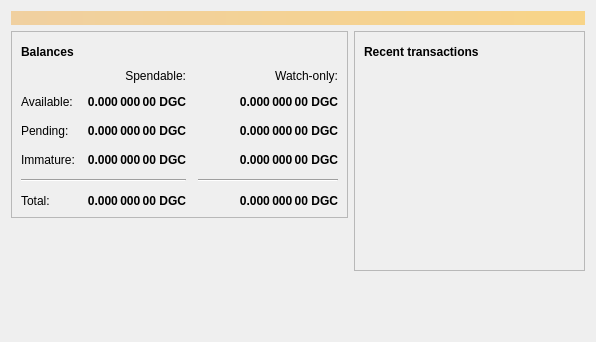
<?xml version="1.0" encoding="UTF-8"?>
<ui version="4.0">
 <class>OverviewPage</class>
 <widget class="QWidget" name="OverviewPage">
  <property name="geometry">
   <rect>
    <x>0</x>
    <y>0</y>
    <width>596</width>
    <height>342</height>
   </rect>
  </property>
  <property name="windowTitle">
   <string>Form</string>
  </property>
  <layout class="QVBoxLayout" name="topLayout">
   <item>
    <widget class="QLabel" name="labelAlerts">
     <property name="visible">
      <bool>false</bool>
     </property>
     <property name="styleSheet">
      <string notr="true">QLabel { background-color: qlineargradient(x1: 0, y1: 0, x2: 1, y2: 0, stop:0 #F0D0A0, stop:1 #F8D488); color:#000000; }</string>
     </property>
     <property name="wordWrap">
      <bool>true</bool>
     </property>
     <property name="margin">
      <number>3</number>
     </property>
     <property name="textInteractionFlags">
      <set>Qt::TextSelectableByMouse</set>
     </property>
    </widget>
   </item>
   <item>
    <layout class="QHBoxLayout" name="horizontalLayout" stretch="1,1">
     <item>
      <layout class="QVBoxLayout" name="verticalLayout_2">
       <item>
        <widget class="QFrame" name="frame">
         <property name="frameShape">
          <enum>QFrame::StyledPanel</enum>
         </property>
         <property name="frameShadow">
          <enum>QFrame::Raised</enum>
         </property>
         <layout class="QVBoxLayout" name="verticalLayout_4">
          <item>
           <layout class="QHBoxLayout" name="horizontalLayout_4">
            <item>
             <widget class="QLabel" name="label_5">
              <property name="font">
               <font>
                <weight>75</weight>
                <bold>true</bold>
               </font>
              </property>
              <property name="text">
               <string>Balances</string>
              </property>
             </widget>
            </item>
            <item>
             <widget class="QPushButton" name="labelWalletStatus">
              <property name="enabled">
               <bool>true</bool>
              </property>
              <property name="maximumSize">
               <size>
                <width>30</width>
                <height>16777215</height>
               </size>
              </property>
              <property name="toolTip">
               <string>The displayed information may be out of date. Your wallet automatically synchronizes with the Bitcoin network after a connection is established, but this process has not completed yet.</string>
              </property>
              <property name="text">
               <string/>
              </property>
              <property name="icon">
               <iconset resource="../bitcoin.qrc">
                <normaloff>:/icons/warning</normaloff>
                <disabledoff>:/icons/warning</disabledoff>:/icons/warning</iconset>
              </property>
              <property name="iconSize">
               <size>
                <width>24</width>
                <height>24</height>
               </size>
              </property>
              <property name="flat">
               <bool>true</bool>
              </property>
             </widget>
            </item>
            <item>
             <spacer name="horizontalSpacer_3">
              <property name="orientation">
               <enum>Qt::Horizontal</enum>
              </property>
              <property name="sizeHint" stdset="0">
               <size>
                <width>40</width>
                <height>20</height>
               </size>
              </property>
             </spacer>
            </item>
           </layout>
          </item>
          <item>
           <layout class="QGridLayout" name="gridLayout">
            <property name="spacing">
             <number>12</number>
            </property>
            <item row="2" column="2">
             <widget class="QLabel" name="labelWatchPending">
              <property name="font">
               <font>
                <weight>75</weight>
                <bold>true</bold>
               </font>
              </property>
              <property name="cursor">
               <cursorShape>IBeamCursor</cursorShape>
              </property>
              <property name="toolTip">
               <string>Unconfirmed transactions to watch-only addresses</string>
              </property>
              <property name="text">
               <string notr="true">0.000 000 00 DGC</string>
              </property>
              <property name="alignment">
               <set>Qt::AlignRight|Qt::AlignTrailing|Qt::AlignVCenter</set>
              </property>
              <property name="textInteractionFlags">
               <set>Qt::LinksAccessibleByMouse|Qt::TextSelectableByKeyboard|Qt::TextSelectableByMouse</set>
              </property>
             </widget>
            </item>
            <item row="2" column="1">
             <widget class="QLabel" name="labelUnconfirmed">
              <property name="font">
               <font>
                <weight>75</weight>
                <bold>true</bold>
               </font>
              </property>
              <property name="cursor">
               <cursorShape>IBeamCursor</cursorShape>
              </property>
              <property name="toolTip">
               <string>Total of transactions that have yet to be confirmed, and do not yet count toward the spendable balance</string>
              </property>
              <property name="text">
               <string notr="true">0.000 000 00 DGC</string>
              </property>
              <property name="alignment">
               <set>Qt::AlignRight|Qt::AlignTrailing|Qt::AlignVCenter</set>
              </property>
              <property name="textInteractionFlags">
               <set>Qt::LinksAccessibleByMouse|Qt::TextSelectableByKeyboard|Qt::TextSelectableByMouse</set>
              </property>
             </widget>
            </item>
            <item row="3" column="2">
             <widget class="QLabel" name="labelWatchImmature">
              <property name="font">
               <font>
                <weight>75</weight>
                <bold>true</bold>
               </font>
              </property>
              <property name="cursor">
               <cursorShape>IBeamCursor</cursorShape>
              </property>
              <property name="toolTip">
               <string>Mined balance in watch-only addresses that has not yet matured</string>
              </property>
              <property name="text">
               <string notr="true">0.000 000 00 DGC</string>
              </property>
              <property name="alignment">
               <set>Qt::AlignRight|Qt::AlignTrailing|Qt::AlignVCenter</set>
              </property>
              <property name="textInteractionFlags">
               <set>Qt::LinksAccessibleByMouse|Qt::TextSelectableByKeyboard|Qt::TextSelectableByMouse</set>
              </property>
             </widget>
            </item>
            <item row="4" column="0" colspan="2">
             <widget class="Line" name="line">
              <property name="orientation">
               <enum>Qt::Horizontal</enum>
              </property>
             </widget>
            </item>
            <item row="4" column="2">
             <widget class="Line" name="lineWatchBalance">
              <property name="sizePolicy">
               <sizepolicy hsizetype="Preferred" vsizetype="Fixed">
                <horstretch>0</horstretch>
                <verstretch>0</verstretch>
               </sizepolicy>
              </property>
              <property name="minimumSize">
               <size>
                <width>140</width>
                <height>0</height>
               </size>
              </property>
              <property name="orientation">
               <enum>Qt::Horizontal</enum>
              </property>
             </widget>
            </item>
            <item row="5" column="0">
             <widget class="QLabel" name="labelTotalText">
              <property name="text">
               <string>Total:</string>
              </property>
             </widget>
            </item>
            <item row="3" column="1">
             <widget class="QLabel" name="labelImmature">
              <property name="font">
               <font>
                <weight>75</weight>
                <bold>true</bold>
               </font>
              </property>
              <property name="cursor">
               <cursorShape>IBeamCursor</cursorShape>
              </property>
              <property name="toolTip">
               <string>Mined balance that has not yet matured</string>
              </property>
              <property name="text">
               <string notr="true">0.000 000 00 DGC</string>
              </property>
              <property name="alignment">
               <set>Qt::AlignRight|Qt::AlignTrailing|Qt::AlignVCenter</set>
              </property>
              <property name="textInteractionFlags">
               <set>Qt::LinksAccessibleByMouse|Qt::TextSelectableByKeyboard|Qt::TextSelectableByMouse</set>
              </property>
             </widget>
            </item>
            <item row="2" column="3">
             <spacer name="horizontalSpacer_2">
              <property name="orientation">
               <enum>Qt::Horizontal</enum>
              </property>
              <property name="sizeHint" stdset="0">
               <size>
                <width>40</width>
                <height>20</height>
               </size>
              </property>
             </spacer>
            </item>
            <item row="3" column="0">
             <widget class="QLabel" name="labelImmatureText">
              <property name="text">
               <string>Immature:</string>
              </property>
             </widget>
            </item>
            <item row="5" column="1">
             <widget class="QLabel" name="labelTotal">
              <property name="font">
               <font>
                <weight>75</weight>
                <bold>true</bold>
               </font>
              </property>
              <property name="cursor">
               <cursorShape>IBeamCursor</cursorShape>
              </property>
              <property name="toolTip">
               <string>Your current total balance</string>
              </property>
              <property name="text">
               <string notr="true">0.000 000 00 DGC</string>
              </property>
              <property name="alignment">
               <set>Qt::AlignRight|Qt::AlignTrailing|Qt::AlignVCenter</set>
              </property>
              <property name="textInteractionFlags">
               <set>Qt::LinksAccessibleByMouse|Qt::TextSelectableByKeyboard|Qt::TextSelectableByMouse</set>
              </property>
             </widget>
            </item>
            <item row="5" column="2">
             <widget class="QLabel" name="labelWatchTotal">
              <property name="font">
               <font>
                <weight>75</weight>
                <bold>true</bold>
               </font>
              </property>
              <property name="cursor">
               <cursorShape>IBeamCursor</cursorShape>
              </property>
              <property name="toolTip">
               <string>Current total balance in watch-only addresses</string>
              </property>
              <property name="text">
               <string notr="true">0.000 000 00 DGC</string>
              </property>
              <property name="alignment">
               <set>Qt::AlignRight|Qt::AlignTrailing|Qt::AlignVCenter</set>
              </property>
              <property name="textInteractionFlags">
               <set>Qt::LinksAccessibleByMouse|Qt::TextSelectableByKeyboard|Qt::TextSelectableByMouse</set>
              </property>
             </widget>
            </item>
            <item row="0" column="2">
             <widget class="QLabel" name="labelWatchonly">
              <property name="text">
               <string>Watch-only:</string>
              </property>
              <property name="alignment">
               <set>Qt::AlignRight|Qt::AlignTrailing|Qt::AlignVCenter</set>
              </property>
             </widget>
            </item>
            <item row="1" column="0">
             <widget class="QLabel" name="labelBalanceText">
              <property name="text">
               <string>Available:</string>
              </property>
             </widget>
            </item>
            <item row="1" column="1">
             <widget class="QLabel" name="labelBalance">
              <property name="font">
               <font>
                <weight>75</weight>
                <bold>true</bold>
               </font>
              </property>
              <property name="cursor">
               <cursorShape>IBeamCursor</cursorShape>
              </property>
              <property name="toolTip">
               <string>Your current spendable balance</string>
              </property>
              <property name="text">
               <string notr="true">0.000 000 00 DGC</string>
              </property>
              <property name="alignment">
               <set>Qt::AlignRight|Qt::AlignTrailing|Qt::AlignVCenter</set>
              </property>
              <property name="textInteractionFlags">
               <set>Qt::LinksAccessibleByMouse|Qt::TextSelectableByKeyboard|Qt::TextSelectableByMouse</set>
              </property>
             </widget>
            </item>
            <item row="1" column="2">
             <widget class="QLabel" name="labelWatchAvailable">
              <property name="font">
               <font>
                <weight>75</weight>
                <bold>true</bold>
               </font>
              </property>
              <property name="cursor">
               <cursorShape>IBeamCursor</cursorShape>
              </property>
              <property name="toolTip">
               <string>Your current balance in watch-only addresses</string>
              </property>
              <property name="text">
               <string notr="true">0.000 000 00 DGC</string>
              </property>
              <property name="alignment">
               <set>Qt::AlignRight|Qt::AlignTrailing|Qt::AlignVCenter</set>
              </property>
              <property name="textInteractionFlags">
               <set>Qt::LinksAccessibleByMouse|Qt::TextSelectableByKeyboard|Qt::TextSelectableByMouse</set>
              </property>
             </widget>
            </item>
            <item row="2" column="0">
             <widget class="QLabel" name="labelPendingText">
              <property name="text">
               <string>Pending:</string>
              </property>
             </widget>
            </item>
            <item row="0" column="1">
             <widget class="QLabel" name="labelSpendable">
              <property name="text">
               <string>Spendable:</string>
              </property>
              <property name="alignment">
               <set>Qt::AlignRight|Qt::AlignTrailing|Qt::AlignVCenter</set>
              </property>
             </widget>
            </item>
           </layout>
          </item>
         </layout>
        </widget>
       </item>
       <item>
        <spacer name="verticalSpacer">
         <property name="orientation">
          <enum>Qt::Vertical</enum>
         </property>
         <property name="sizeHint" stdset="0">
          <size>
           <width>20</width>
           <height>40</height>
          </size>
         </property>
        </spacer>
       </item>
      </layout>
     </item>
     <item>
      <layout class="QVBoxLayout" name="verticalLayout_3">
       <item>
        <widget class="QFrame" name="frame_2">
         <property name="frameShape">
          <enum>QFrame::StyledPanel</enum>
         </property>
         <property name="frameShadow">
          <enum>QFrame::Raised</enum>
         </property>
         <layout class="QVBoxLayout" name="verticalLayout">
          <item>
           <layout class="QHBoxLayout" name="horizontalLayout_2">
            <item>
             <widget class="QLabel" name="label_4">
              <property name="font">
               <font>
                <weight>75</weight>
                <bold>true</bold>
               </font>
              </property>
              <property name="text">
               <string>Recent transactions</string>
              </property>
             </widget>
            </item>
            <item>
             <widget class="QPushButton" name="labelTransactionsStatus">
              <property name="enabled">
               <bool>true</bool>
              </property>
              <property name="maximumSize">
               <size>
                <width>30</width>
                <height>16777215</height>
               </size>
              </property>
              <property name="toolTip">
               <string>The displayed information may be out of date. Your wallet automatically synchronizes with the Bitcoin network after a connection is established, but this process has not completed yet.</string>
              </property>
              <property name="text">
               <string/>
              </property>
              <property name="icon">
               <iconset resource="../bitcoin.qrc">
                <normaloff>:/icons/warning</normaloff>
                <disabledoff>:/icons/warning</disabledoff>:/icons/warning</iconset>
              </property>
              <property name="iconSize">
               <size>
                <width>24</width>
                <height>24</height>
               </size>
              </property>
              <property name="flat">
               <bool>true</bool>
              </property>
             </widget>
            </item>
            <item>
             <spacer name="horizontalSpacer">
              <property name="orientation">
               <enum>Qt::Horizontal</enum>
              </property>
              <property name="sizeHint" stdset="0">
               <size>
                <width>40</width>
                <height>20</height>
               </size>
              </property>
             </spacer>
            </item>
           </layout>
          </item>
          <item>
           <widget class="QListView" name="listTransactions">
            <property name="styleSheet">
             <string notr="true">QListView { background: transparent; }</string>
            </property>
            <property name="frameShape">
             <enum>QFrame::NoFrame</enum>
            </property>
            <property name="verticalScrollBarPolicy">
             <enum>Qt::ScrollBarAlwaysOff</enum>
            </property>
            <property name="horizontalScrollBarPolicy">
             <enum>Qt::ScrollBarAlwaysOff</enum>
            </property>
            <property name="selectionMode">
             <enum>QAbstractItemView::NoSelection</enum>
            </property>
           </widget>
          </item>
         </layout>
        </widget>
       </item>
       <item>
        <spacer name="verticalSpacer_2">
         <property name="orientation">
          <enum>Qt::Vertical</enum>
         </property>
         <property name="sizeHint" stdset="0">
          <size>
           <width>20</width>
           <height>40</height>
          </size>
         </property>
        </spacer>
       </item>
      </layout>
     </item>
    </layout>
   </item>
  </layout>
 </widget>
 <resources/>
 <connections/>
</ui>
